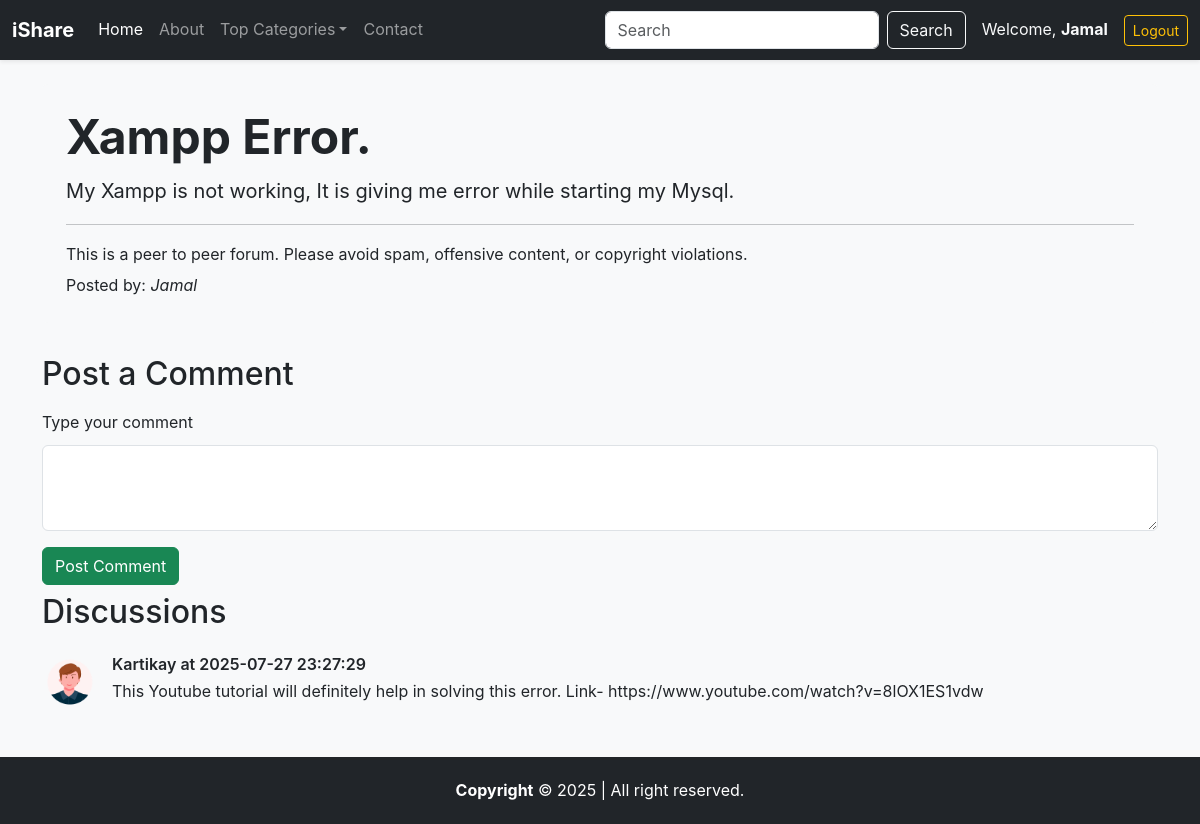
The app's page /thread.php?threadid=13 (signed in) with its own data.
### tables this page shows
CREATE TABLE `threads` (
  `thread_id` int(7) NOT NULL,
  `thread_title` varchar(255) NOT NULL,
  `thread_desc` text NOT NULL,
  `thread_cat_id` int(7) NOT NULL,
  `thread_user_id` int(7) NOT NULL,
  `timestamp` datetime NOT NULL DEFAULT current_timestamp()
);

CREATE TABLE `users` (
  `sno` int(8) NOT NULL,
  `user_email` varchar(30) NOT NULL,
  `user_pass` varchar(255) NOT NULL,
  `timestamp` datetime NOT NULL DEFAULT current_timestamp()
);

CREATE TABLE `comments` (
  `comment_id` int(8) NOT NULL,
  `comment_content` text NOT NULL,
  `thread_id` int(8) NOT NULL,
  `comment_by` int(8) NOT NULL,
  `comment_time` datetime NOT NULL DEFAULT current_timestamp()
);

### thread.php (the view, shortened to what this page needs)
<!doctype html>
<html lang="en">
<head>
    <link href="https://cdn.jsdelivr.net/npm/bootstrap@5.3.0/dist/css/bootstrap.min.css" rel="stylesheet">
    <link rel="stylesheet" href="assets/cs/style.css">
</head>
<body>
    <?php include 'partials/_conn.php'; ?>
    <?php include 'partials/_header.php'; ?>
    <?php
    $id = $_GET['threadid'];
    $sql = "SELECT * FROM `threads` WHERE thread_id=$id";
    $result = mysqli_query($conn, $sql);
    while ($row = mysqli_fetch_assoc($result)) {
        $title = $row['thread_title'];
        $desc = $row['thread_desc'];
        $thread_user_id = $row['thread_user_id'];
        $sql2 = "SELECT user_email FROM `users` WHERE sno='$thread_user_id'";
        $result2 = mysqli_query($conn, $sql2);
        $row2 = mysqli_fetch_assoc($result2);
        $posted_by = $row2['user_email'];
    }
    ?>
<?php
    echo'
    <div class="container my-4">
        <div class="p-4 mb-4 bg-light rounded">
            <h1 class="display-5 fw-bold">' . $title . '</h1>
            <p class="fs-5">' . $desc . '</p>
            <hr>
            <p class="mb-1">This is a peer to peer forum. Please avoid spam, offensive content, or copyright violations.</p>
            <p class="mb-0">Posted by: <em>' . htmlspecialchars($posted_by) . '</em></p>
        </div>
    </div>';
?>
    <?php
    if (isset($_SESSION['loggedin']) && $_SESSION['loggedin'] == true) {
        echo '<div class="container">
                <h2 class="py-2">Post a Comment</h2>
                <form action="' . $_SERVER['REQUEST_URI'] . '" method="post">
                    <div class="mb-3">
                        <label for="comment" class="form-label">Type your comment</label>
                        <textarea class="form-control" id="comment" name="comment" rows="3" required></textarea>
                        <input type="hidden" name="sno" value="' . $_SESSION["sno"] . '">
                    </div>
                    <button type="submit" class="btn btn-success">Post Comment</button>
                </form>
              </div>';
    } else {
        echo '<div class="container">
                <h2 class="py-2">Post a Comment</h2>
                <p class="lead">You are not logged in. Please <a href="" data-bs-toggle="modal" data-bs-target="#loginModal"">login</a> to post comments.</p>
              </div>';
    }
    ?>
    <div class="container mb-5" id="ques">
        <h2 class="py-2">Discussions</h2>
        <?php
        $sql = "SELECT * FROM `comments` WHERE thread_id=$id";
        $result = mysqli_query($conn, $sql);
        while ($row = mysqli_fetch_assoc($result)) {
            $content = $row['comment_content'];
            $comment_time = $row['comment_time'];
            $comment_by = $row['comment_by'];
            $sql2 = "SELECT user_email FROM `users` WHERE sno='$comment_by'";
            $result2 = mysqli_query($conn, $sql2);
            $row2 = mysqli_fetch_assoc($result2);
            $comment_user_email = $row2['user_email'];
            echo '<div class="d-flex align-items-start my-3">
                    <img src="assets/images/img/boy.png" width="54" class="me-3" alt="user">
                    <div>
                        <h6 class="mb-1 fw-semibold">' . htmlspecialchars($comment_user_email) . ' at ' . $comment_time . '</h6>
                        <p class="mb-0">' . htmlspecialchars($content) . '</p>
                    </div>
                  </div>';
        }
        ?>
    </div>
    <?php include 'partials/_footer.php'; ?>
</body>
</html>

### assets/cs/style.css (style rules this page uses)
body { font-family: 'Inter', sans-serif; background-color: #f8f9fa; color: #212529; line-height: 1.7; }
.form-control, .form-control:focus { box-shadow: none; }

### records on screen
threads: thread_title "Xampp Error.", thread_desc "My Xampp is not working, It is giving me error while starting my Mysql."
users: user_email "Jamal"
comments: users.user_email "Kartikay", comment_time "2025-07-27 23:27:29", comment_content "This Youtube tutorial will definitely help in solving this error. Link- https://www.youtube.com/watch?v=8lOX1ES1vdw"

### other values on screen
$_SESSION['useremail'] "Jamal"
